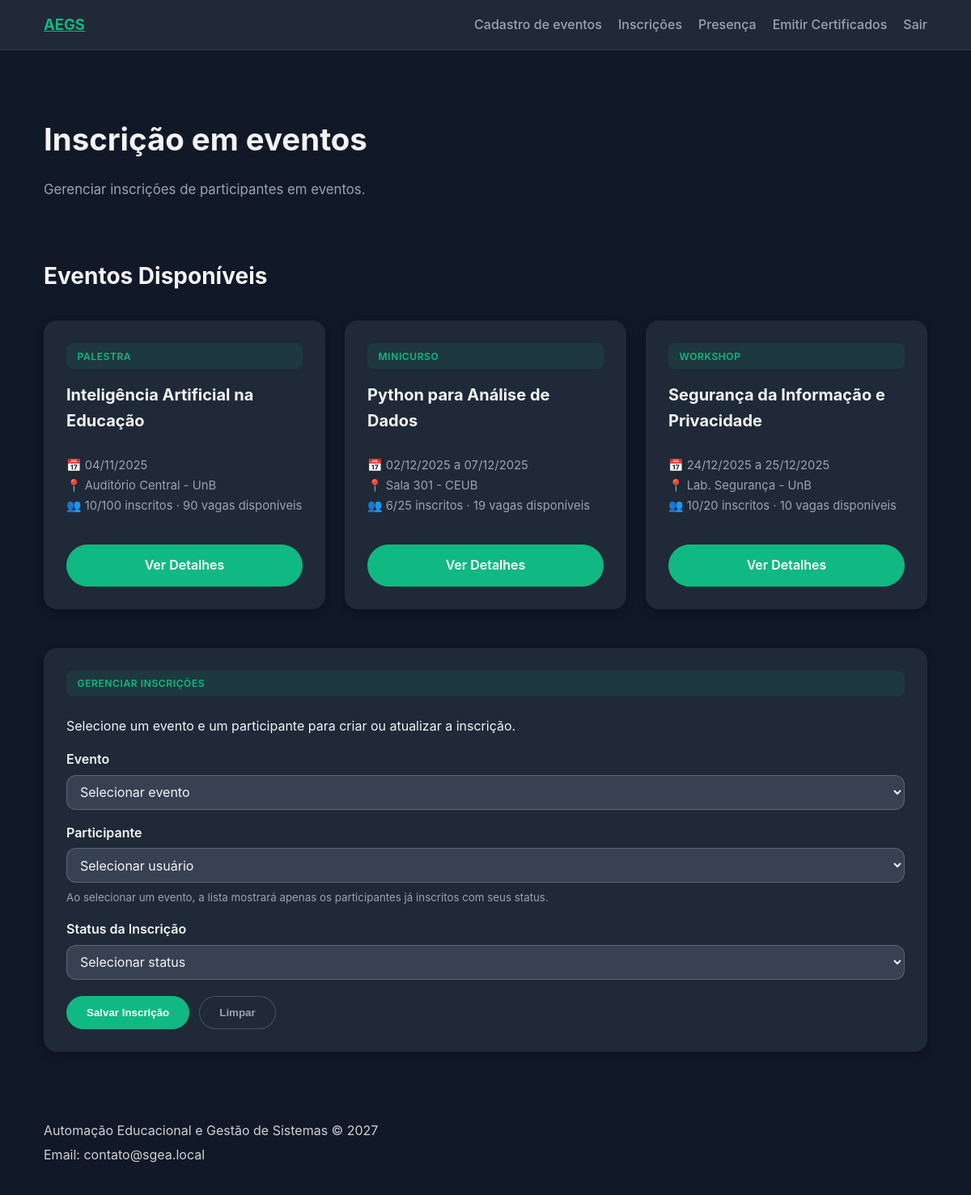
Page /inscricao/ (signed in) on the committed database.
### api/models.py (models this page shows, shortened)
class Evento(models.Model):
    tipo = models.CharField(max_length=20, choices=TipoEventoChoices.choices)
    titulo = models.CharField(max_length=150, blank=True, default="")
    data_inicio = models.DateField()
    data_fim = models.DateField()
    horario = models.TimeField(null=True, blank=True)
    local = models.CharField(max_length=150)
    capacidade = models.PositiveIntegerField()
    banner = models.ImageField(upload_to='banners/', blank=True, null=True)
    organizador = models.ForeignKey(
        Usuario,
        on_delete=models.SET_NULL,
        related_name="eventos_organizados",
        limit_choices_to=Q(perfil__in=[PerfilChoices.ADMIN, PerfilChoices.ORGANIZADOR]),
        null=True,
        blank=True
    )
    professor_responsavel = models.ForeignKey(
        Usuario,
        on_delete=models.SET_NULL,
        related_name="eventos_responsavel",
        limit_choices_to=Q(perfil=PerfilChoices.PROFESSOR),
        help_text="Professor responsável pelo evento",
        null=True,
        blank=True,
    )
    criado_em = models.DateTimeField(auto_now_add=True)
    atualizado_em = models.DateTimeField(auto_now=True)
    class Meta:
        ordering = ["data_inicio", "tipo"]
        indexes = [
            models.Index(fields=["data_inicio"]),
            models.Index(fields=["tipo"]),
            models.Index(fields=["organizador"]),
        ]
        constraints = [
            models.CheckConstraint(
                name="evento_data_fim_gte_inicio",
                check=Q(data_fim__gte=F("data_inicio"))
            ),
            models.CheckConstraint(
                name="capacidade_positive",
                check=Q(capacidade__gt=0)
            ),
        ]
    @property
    def total_inscritos(self) -> int:
        return self.inscricoes.filter(status=InscricaoStatus.CONFIRMADA).count()
    @property
    def vagas_disponiveis(self) -> int:
        return max(self.capacidade - self.total_inscritos, 0)

### api/views.py (the view, shortened to what this page needs)
# urls.py: path('inscricao/', InscricaoUsuarioView.as_view(), name='inscricao-usuario'),
@method_decorator(login_required(login_url='login'), name='dispatch')
class InscricaoUsuarioView(PostFeedbackMixin, TemplateView):
	template_name = "api/inscricao_usuario.html"
	def get_context_data(self, **kwargs):
		context = super().get_context_data(**kwargs)
		if self.request.user.perfil == PerfilChoices.ORGANIZADOR:
			context["eventos"] = (
				Evento.objects.filter(organizador=self.request.user)
				.select_related("organizador")
				.order_by("data_inicio", "tipo")
			)
		else:
			context["eventos"] = (
				Evento.objects.select_related("organizador")
				.order_by("data_inicio", "tipo")
			)
		if self.request.user.perfil in [PerfilChoices.ADMIN, PerfilChoices.ORGANIZADOR]:
			inscricoes = Inscricao.objects.select_related('evento', 'participante').all()
			evento_participantes = {}
			inscricao_status_map = {}
			for inscricao in inscricoes:
				evento_id = inscricao.evento_id
				participante_id = inscricao.participante_id
				if evento_id not in evento_participantes:
					evento_participantes[evento_id] = []
				evento_participantes[evento_id].append(participante_id)
				key = f"{evento_id}_{participante_id}"
				inscricao_status_map[key] = inscricao.get_status_display()
			context["evento_participantes_json"] = json.dumps(evento_participantes)
			context["inscricao_status_map_json"] = json.dumps(inscricao_status_map)
			context["participantes"] = (
				Usuario.objects.filter(perfil__in=[
					PerfilChoices.ALUNO,
					PerfilChoices.PROFESSOR,
				])
				.order_by("nome", "username")
			)
			context["status_inscricao"] = InscricaoStatus.choices
		else:
			context["participantes"] = None
			context["status_inscricao"] = None
		return context

### api/views.py (called while the page is built)
	def get_context_data(self, **kwargs):
		context = super().get_context_data(**kwargs)
		context.setdefault(self.data_context_name, {})
		return context

### api/templates/api/inscricao_usuario.html (shortened to what this page needs)
{% extends 'api/base.html' %}
{% block content %}
<section class="prototype-hero">
    <h1>Inscrição em eventos</h1>
    {% if request.user.perfil == 'ALUNO' or request.user.perfil == 'PROFESSOR' %}
        <p>Escolha um evento disponível e faça sua inscrição.</p>
    {% else %}
        <p>Gerenciar inscrições de participantes em eventos.</p>
    {% endif %}
</section>
{% if eventos %}
<section id="eventos-lista" style="margin-top: 1rem; margin-bottom: 3rem;">
    <h2 style="margin-bottom: 2rem; font-size: 1.75rem;">Eventos Disponíveis</h2>
    <div class="prototype-grid">
        {% for evento in eventos %}
        <article class="prototype-card">
            <span class="badge">{{ evento.get_tipo_display }}</span>
            <h3 style="margin: 0.5rem 0 0.75rem; font-size: 1.25rem; color: var(--text);">{{ evento.titulo|default:evento.get_tipo_display }}</h3>
            <p style="color: var(--muted); font-size: 0.925rem; line-height: 1.7; flex: 1;">
                📅 {{ evento.data_inicio|date:"d/m/Y" }}
                {% if evento.data_fim != evento.data_inicio %}a {{ evento.data_fim|date:"d/m/Y" }}{% endif %}<br>
                📍 {{ evento.local }}<br>
                👥 {{ evento.total_inscritos }}/{{ evento.capacidade }} inscritos · {{ evento.vagas_disponiveis }} vagas disponíveis
            </p>
            <div class="form-actions" style="margin-top: 1.25rem;">
                <a href="{% url 'detalhes-evento' evento.pk %}" class="btn primary" style="width: 100%; text-align: center;">Ver Detalhes</a>
            </div>
        </article>
        {% endfor %}
    </div>
</section>
{% endif %}
{% if participantes %}
<section class="prototype-grid">
    <article class="prototype-card" style="grid-column: 1 / -1;">
        <span class="badge">Gerenciar Inscrições</span>
        <p>Selecione um evento e um participante para criar ou atualizar a inscrição.</p>
        <form method="post">
            <div class="form-group">
                <label for="inscricao-evento">Evento</label>
                <select id="inscricao-evento" name="evento" required>
                    <option value="">Selecionar evento</option>
                </select>
            </div>
            <div class="form-group">
                <label for="inscricao-usuario">Participante</label>
                <select id="inscricao-usuario" name="participante" required>
                    <option value="">Selecionar usuário</option>
                </select>
                <small style="color: var(--muted); display: block; margin-top: 0.5rem;">
                    Ao selecionar um evento, a lista mostrará apenas os participantes já inscritos com seus status.
                </small>
            </div>
            <div class="form-group">
                <label for="status">Status da Inscrição</label>
                <select id="status" name="status" required>
                    <option value="">Selecionar status</option>
                </select>
            </div>
            <div class="form-actions">
                <button type="submit" class="btn primary">Salvar Inscrição</button>
                <button type="reset" class="btn secondary">Limpar</button>
            </div>
        </form>
    </article>
</section>
{% endif %}
{% endblock %}

### api/templates/api/base.html (shortened to what this page needs)
{% load static %}
<!DOCTYPE html>
<html lang="pt-br">
<head>
    <link rel="stylesheet" href="{% static 'api/styles.css' %}">
</head>
<body>
    <header class="topbar">
        <div class="container">
            <a class="brand" href="{% if request.user.is_authenticated %}{% url 'dashboard' %}{% else %}{% url 'home' %}{% endif %}">AEGS</a>
            {% if request.user.is_authenticated %}
            <nav class="topbar-nav">
                {% if request.user.perfil == 'ADMIN' %}
                    <a href="{% url 'cadastro-usuario' %}">Cadastro de usuários</a>
                    <a href="{% url 'cadastro-evento' %}">Cadastro de eventos</a>
                    <a href="{% url 'inscricao-usuario' %}">Inscrições</a>
                    <a href="{% url 'presenca' %}">Presença</a>
                    <a href="{% url 'emissao-certificado' %}">Certificados</a>
                {% elif request.user.perfil == 'ORGANIZADOR' %}
                    <a href="{% url 'cadastro-evento' %}">Cadastro de eventos</a>
                    <a href="{% url 'inscricao-usuario' %}">Inscrições</a>
                    <a href="{% url 'presenca' %}">Presença</a>
                    <a href="{% url 'emissao-certificado' %}">Emitir Certificados</a>
                {% elif request.user.perfil == 'ALUNO' or request.user.perfil == 'PROFESSOR' %}
                    <a href="{% url 'inscricao-usuario' %}">Fazer Inscrição</a>
                    <a href="{% url 'emissao-certificado' %}">Meus Certificados</a>
                {% endif %}
                <a href="{% url 'logout' %}">Sair</a>
            </nav>
            {% endif %}
        </div>
    </header>
    <main class="container">
        {% block content %}{% endblock %}
    </main>
    <footer class="footer">
        <div class="container">
            <p>Automação Educacional e Gestão de Sistemas © 2027</p>
            <p>Email: contato@sgea.local</p>
        </div>
    </footer>
    <link rel="stylesheet" href="https://code.jquery.com/ui/1.13.2/themes/base/jquery-ui.css">
    <link rel="stylesheet" href="https://cdnjs.cloudflare.com/ajax/libs/jquery-timepicker/1.14.0/jquery.timepicker.min.css">
</body>
</html>

### api/static/api/styles.css (style rules this page uses)
:root { color-scheme: dark; --bg: #111827; --surface: #1f2937; --primary: #10b981; --primary-hover: #059669; --text: #f3f4f6; --muted: #9ca3af; }
* { box-sizing: border-box; }
body { margin: 0; font-family: 'Inter', system-ui, -apple-system, BlinkMacSystemFont, 'Segoe UI', sans-serif; background: var(--bg); color: var(--text); line-height: 1.6; }
.container { max-width: 1140px; margin: 0 auto; padding: 0 1.5rem; }
.topbar { background: var(--surface); border-bottom: 1px solid rgba(255, 255, 255, 0.1); position: sticky; top: 0; z-index: 10; }
.topbar .container { display: flex; align-items: center; justify-content: space-between; padding: 1rem 1.5rem; }
.brand { font-weight: 700; font-size: 1.15rem; color: var(--primary); }
.topbar-nav { display: flex; align-items: center; flex-wrap: wrap; gap: 0.75rem 1.25rem; }
.topbar nav a { margin-left: 0; color: var(--muted); text-decoration: none; font-weight: 500; }
.btn { display: inline-block; padding: 0.75rem 1.5rem; border-radius: 999px; border: 1px solid rgba(16, 185, 129, 0.2); background: transparent; color: var(--primary); font-weight: 600; text-decoration: none; transition: background 0.2s ease, color 0.2s ease, border-color 0.2s ease; }
.btn.primary { background: var(--primary); color: #ffffff; border-color: var(--primary); }
.footer { background: #111827; color: rgba(255, 255, 255, 0.8); padding: 2rem 0; }
.footer p { margin: 0.3rem 0; }
.prototype-hero { padding: 3rem 0 2rem; }
.prototype-hero h1 { margin-bottom: 0.5rem; font-size: clamp(1.9rem, 2.6vw + 1rem, 2.4rem); color: var(--text); }
.prototype-hero p { color: var(--muted); font-size: 1.05rem; }
.prototype-grid { display: grid; gap: 1.5rem; grid-template-columns: repeat(auto-fill, minmax(320px, 1fr)); margin-bottom: 3rem; }
.prototype-card { background: var(--surface); border-radius: 16px; padding: 1.75rem; box-shadow: 0 4px 12px rgba(0, 0, 0, 0.3); transition: transform 0.2s ease, box-shadow 0.2s ease; display: flex; flex-direction: column; }
.form-group { display: flex; flex-direction: column; margin-bottom: 1rem; }
.form-group label { font-weight: 600; margin-bottom: 0.35rem; }
.form-group input, .form-group select, .form-group textarea { padding: 0.6rem 0.75rem; border-radius: 12px; border: 1px solid rgba(255, 255, 255, 0.2); font: inherit; background: #374151; color: var(--text); }
.form-actions { display: flex; flex-wrap: wrap; gap: 0.75rem; margin-top: 1.25rem; align-items: center; }
.btn.secondary { background: var(--surface); color: var(--muted); border-color: rgba(255, 255, 255, 0.2); }
.badge { display: inline-block; padding: 0.4rem 0.85rem; border-radius: 8px; background: rgba(16, 185, 129, 0.1); color: var(--primary); font-weight: 600; font-size: 0.75rem; text-transform: uppercase; letter-spacing: 0.05em; margin-bottom: 0.5rem; }

### rows in the picture
Evento: tipo "PALESTRA", titulo "Inteligência Artificial na Educação", data_inicio "04/11/2025", local "Auditório Central - UnB", total_inscritos "10", capacidade "100", vagas_disponiveis "90"
Evento: tipo "MINICURSO", titulo "Python para Análise de Dados", data_inicio "02/12/2025", data_fim "07/12/2025", local "Sala 301 - CEUB", total_inscritos "6", capacidade "25", vagas_disponiveis "19"
Evento: tipo "WORKSHOP", titulo "Segurança da Informação e Privacidade", data_inicio "24/12/2025", data_fim "25/12/2025", local "Lab. Segurança - UnB", total_inscritos "10", capacidade "20", vagas_disponiveis "10"
